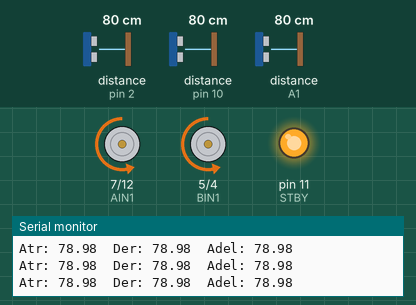
The sketch below on a simulated Arduino Uno, built with avr-gcc and run on an emulated ATmega328P. On the bench: motor-driver pin pairs drawn as motors (green arrow = first pin HIGH = forward, orange = second pin HIGH = backward, longer = more drive, scaled by the enable pin, stopped while the standby pin is LOW), output pins drawn as LEDs (lit = HIGH), the last lines printed to the serial monitor. Wiring (inferred from the names in the program): 3 × ultrasonic range finder: trigger pin 8, echo pin 2 / trigger pin 9, echo pin 10 / trigger A0, echo A1. The test bench sets the inputs (shaded band); at power-on: distance to the obstacle (sensors on pin 2, pin 10, A1) 80 cm. The echo pulse lasts 58.3 µs per cm; pins used as bus, display or sensor lines are not drawn.

Above: at 5.2 s.
5.3 s: distance to the obstacle (sensor on pin 2) set to 27 cm
6.8 s: distance to the obstacle (sensor on pin 2) set to 24 cm
At 7.2 s:
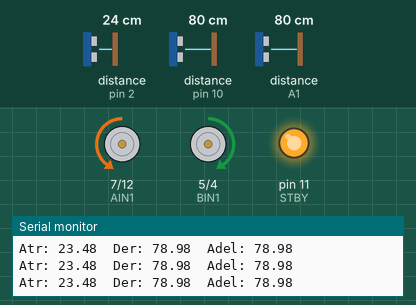
8.3 s: distance to the obstacle (sensor on pin 10) set to 28 cm
9.8 s: distance to the obstacle (sensor on pin 10) set to 23 cm
At 10.3 s:
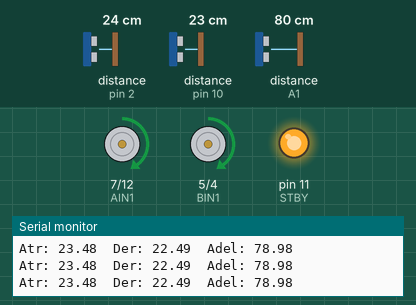
11.3 s: distance to the obstacle (sensor on A1) set to 28 cm
14.3 s: distance to the obstacle (sensor on A1) set to 23 cm
At 15.6 s:
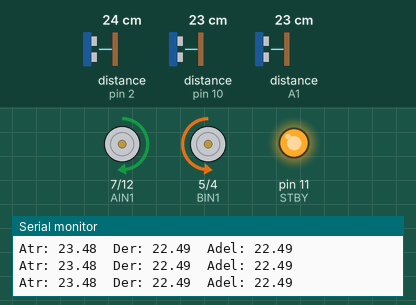
Timing chart, 0 to 16.8 s (numbered marks = the images above; inputs shaded):
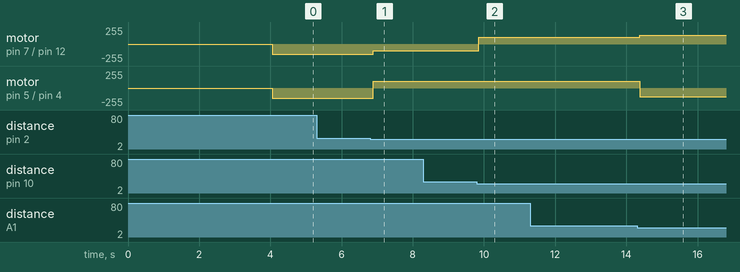

The sketch:

minisumoV2.ino
```cpp
// D0 y D1
// D2, D3, D4, D5, D6, D7, D8, D9, D10, D11, D12
// A0, A1, A2, A3, A4, A5, A6, A7


// ===== ULTRASONIDOS =====

// IZQUIERDA
const int triggerIzq = 8;
const int echoIzq = 2;

// CENTRO
const int triggerCentro = 9;
const int echoCentro = 10;

// DERECHA
const int triggerDer = A0;
const int echoDer = A1;


// ===== MOTOR A =====
const int PWMA = 6; //D6
const int AIN1 = 7; //D7
const int AIN2 = 12; //D12

// ===== MOTOR B =====
const int PWMB = 3; //D3
const int BIN1 = 5; //D5
const int BIN2 = 4;//D4

// ===== STANDBY =====
const int STBY = 11; //D11


void setup() {
  pinMode(triggerIzq, OUTPUT);
  pinMode(echoIzq, INPUT);

  pinMode(triggerCentro, OUTPUT);
  pinMode(echoCentro, INPUT);

  pinMode(triggerDer, OUTPUT);
  pinMode(echoDer, INPUT);

  // MOTOR A
  pinMode(PWMA, OUTPUT);
  pinMode(AIN1, OUTPUT);
  pinMode(AIN2, OUTPUT);

  // MOTOR B
  pinMode(PWMB, OUTPUT);
  pinMode(BIN1, OUTPUT);
  pinMode(BIN2, OUTPUT);

  // STANDBY
  pinMode(STBY, OUTPUT);

  // Activar puente H
  digitalWrite(STBY, HIGH);

  detenerMotores();

  Serial.begin(9600);

  delay(4000);
}


//======== FUNCIONES DE DETECCIÓN =========
float medirDistancia(int trigger, int echo) {

  digitalWrite(trigger, LOW);
  delayMicroseconds(2);

  digitalWrite(trigger, HIGH);
  delayMicroseconds(10);

  digitalWrite(trigger, LOW);

  long tiempo = pulseIn(echo, HIGH, 30000);

  if (tiempo == 0) {
    return 999;
  }

  return tiempo * 0.034 / 2.0;
}


void loop() {
  float distanciaAtras = medirDistancia(triggerIzq, echoIzq);
  delay(20);

  float distanciaDerecha = medirDistancia(triggerCentro, echoCentro);
  delay(20);

  float distanciaAdelante = medirDistancia(triggerDer, echoDer);

  const int DETECCION = 25;

  bool rivalAtras = (distanciaAtras > 0) && (distanciaAtras <= DETECCION);
  bool rivalDerecha = (distanciaDerecha > 0) && (distanciaDerecha <= DETECCION);
  bool rivalAdelante = (distanciaAdelante > 0) && (distanciaAdelante <= DETECCION);


  // ===== LÓGICA DEL MINISUMO =====
  if (rivalAdelante) {
    avanzar(130);  //DERECHA es AVANZAR
  }

  else if (rivalDerecha) {
    girarDerecha(100); //Avanzar ES DERECHA
  }

  else if (rivalAtras) {
    retroceder(100);   // iba para atras
  } //girarizquieda es para atras
  // para atras es izquieda

  else {
    girarIzquierda(150);
  }


  // ===== Imprimir valores =====
  Serial.print("Atr: ");
  Serial.print(distanciaAtras);

  Serial.print("  Der: ");
  Serial.print(distanciaDerecha);

  Serial.print("  Adel: ");
  Serial.println(distanciaAdelante);

  delay(50);
}


// ========= FUNCIONES DE MOVIMIENTO =========
void activarDriver() {
  digitalWrite(STBY, HIGH);
}


void desactivarDriver() {
  digitalWrite(STBY, LOW);
}


void girarDerecha(int velocidad) {
  activarDriver();

  // Motor A
  digitalWrite(AIN1, HIGH);
  digitalWrite(AIN2, LOW);
  analogWrite(PWMA, velocidad);

  // Motor B
  digitalWrite(BIN1, HIGH);
  digitalWrite(BIN2, LOW);
  analogWrite(PWMB, velocidad);
}


void girarIzquierda(int velocidad) {
  activarDriver();

  // Motor A
  digitalWrite(AIN1, LOW);
  digitalWrite(AIN2, HIGH);
  analogWrite(PWMA, velocidad);

  // Motor B
  digitalWrite(BIN1, LOW);
  digitalWrite(BIN2, HIGH);
  analogWrite(PWMB, velocidad);
}


void retroceder(int velocidad) {
  activarDriver();

  // Izquierdo atrás
  digitalWrite(AIN1, LOW);
  digitalWrite(AIN2, HIGH);
  analogWrite(PWMA, velocidad);

  // Derecho adelante
  digitalWrite(BIN1, HIGH);
  digitalWrite(BIN2, LOW);
  analogWrite(PWMB, velocidad);
}


void avanzar(int velocidad) {
  activarDriver();

  // Izquierdo adelante
  digitalWrite(AIN1, HIGH);
  digitalWrite(AIN2, LOW);
  analogWrite(PWMA, velocidad);

  // Derecho atrás
  digitalWrite(BIN1, LOW);
  digitalWrite(BIN2, HIGH);
  analogWrite(PWMB, velocidad);
}


void detenerMotores() {
  analogWrite(PWMA, 0);
  analogWrite(PWMB, 0);

  digitalWrite(AIN1, LOW);
  digitalWrite(AIN2, LOW);

  digitalWrite(BIN1, LOW);
  digitalWrite(BIN2, LOW);
}
```

Measured:
- the behaviour switches between 26 and 25 cm on distance to the obstacle (sensor on pin 2) (found by bisection; images 0 and 1)
- the behaviour switches between 26 and 25 cm on distance to the obstacle (sensor on pin 10) (found by bisection; images 1 and 2)
- the behaviour switches between 26 and 25 cm on distance to the obstacle (sensor on A1) (found by bisection; images 2 and 3)
- after the input at 6.8 s, motor on pin 7 (AIN1) / pin 12 (AIN2): backward 150/255 → backward 100/255 after 0.10 s; motor on pin 5 (BIN1) / pin 4 (BIN2): backward 150/255 → forward 100/255 after 0.10 s
- after the input at 9.8 s, motor on pin 7 (AIN1) / pin 12 (AIN2): backward 100/255 → forward 100/255 after 0.05 s
- after the input at 14.3 s, motor on pin 7 (AIN1) / pin 12 (AIN2): forward 100/255 → forward 130/255 after 0.07 s; motor on pin 5 (BIN1) / pin 4 (BIN2): forward 100/255 → backward 130/255 after 0.07 s
